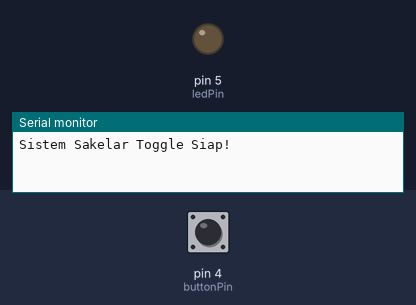
The sketch below on a simulated Arduino Uno, built with avr-gcc and run on an emulated ATmega328P. Shown: output pins drawn as LEDs (lit = HIGH), the last lines printed to the serial monitor. Inputs (shaded band) come from the test bench; at power-on: pin 4 (buttonPin) LOW.

Above: at 1.2 s.
1.3 s: pin 4 (buttonPin) pulled HIGH for 0.15 s
At 1.8 s:
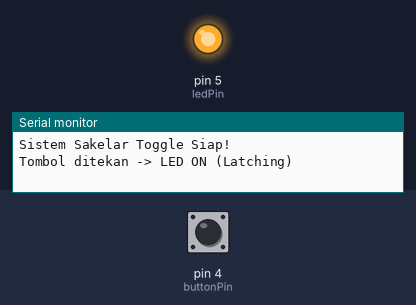
2.9 s: pin 4 (buttonPin) pulled HIGH for 1 s
At 4.2 s:
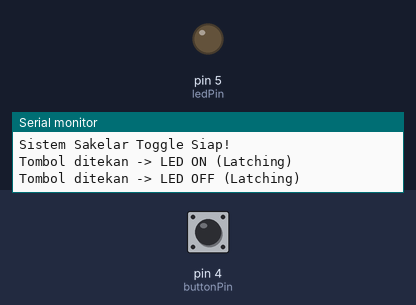
5.4 s: pin 4 (buttonPin) pulled HIGH for 3.2 s
At 6.1 s:
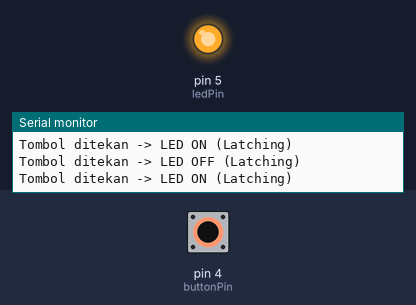
Timing chart, 0 to 8.4 s (numbered marks = the images above; inputs shaded):
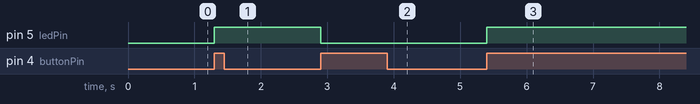

Measured:
- after the input at 1.3 s, pin 5 (ledPin): LOW → HIGH at once
- after the input at 2.9 s, pin 5 (ledPin): HIGH → LOW at once
- after the input at 5.4 s, pin 5 (ledPin): LOW → HIGH at once

The sketch:

prak2.ino
```cpp
const int buttonPin = 4; // Pin D2 (GPIO 4) untuk Push Button
const int ledPin = 5;    // Pin D1 (GPIO 5) untuk LED

int buttonState = 0;       // Tempat nyimpen status tombol saat ini
int lastButtonState = LOW; // Tempat nyimpen status tombol sebelumnya
bool ledState = false;     // Tempat nyimpen kondisi LED (false = OFF, true = ON)

void setup() {
  Serial.begin(115200);
  pinMode(buttonPin, INPUT);
  pinMode(ledPin, OUTPUT);

  // Pastiin pas awal nyala LED dalam keadaan MATI
  digitalWrite(ledPin, LOW);
  Serial.println("Sistem Sakelar Toggle Siap!");
}

void loop() {
  // Baca status tombol sekarang
  buttonState = digitalRead(buttonPin);

  // Cek apakah tombol baru aja DITEKAN (transisi dari LOW ke HIGH)
  if (buttonState == HIGH && lastButtonState == LOW) {
    // Balik status LED (kalo tadinya false/OFF jadi true/ON, dan sebaliknya)
    ledState = !ledState;

    // Terapkan status baru ke fisik LED
    digitalWrite(ledPin, ledState ? HIGH : LOW);

    // Cetak status ke Serial Monitor
    if (ledState) {
      Serial.println("Tombol ditekan -> LED ON (Latching)");
    } else {
      Serial.println("Tombol ditekan -> LED OFF (Latching)");
    }

    // DEBOUNCING: Jeda singkat buat nahan pantulan mekanis tombol
    delay(200);
  }

  // Simpen status tombol sekarang buat dibandingin di loop berikutnya
  lastButtonState = buttonState;
}
```
